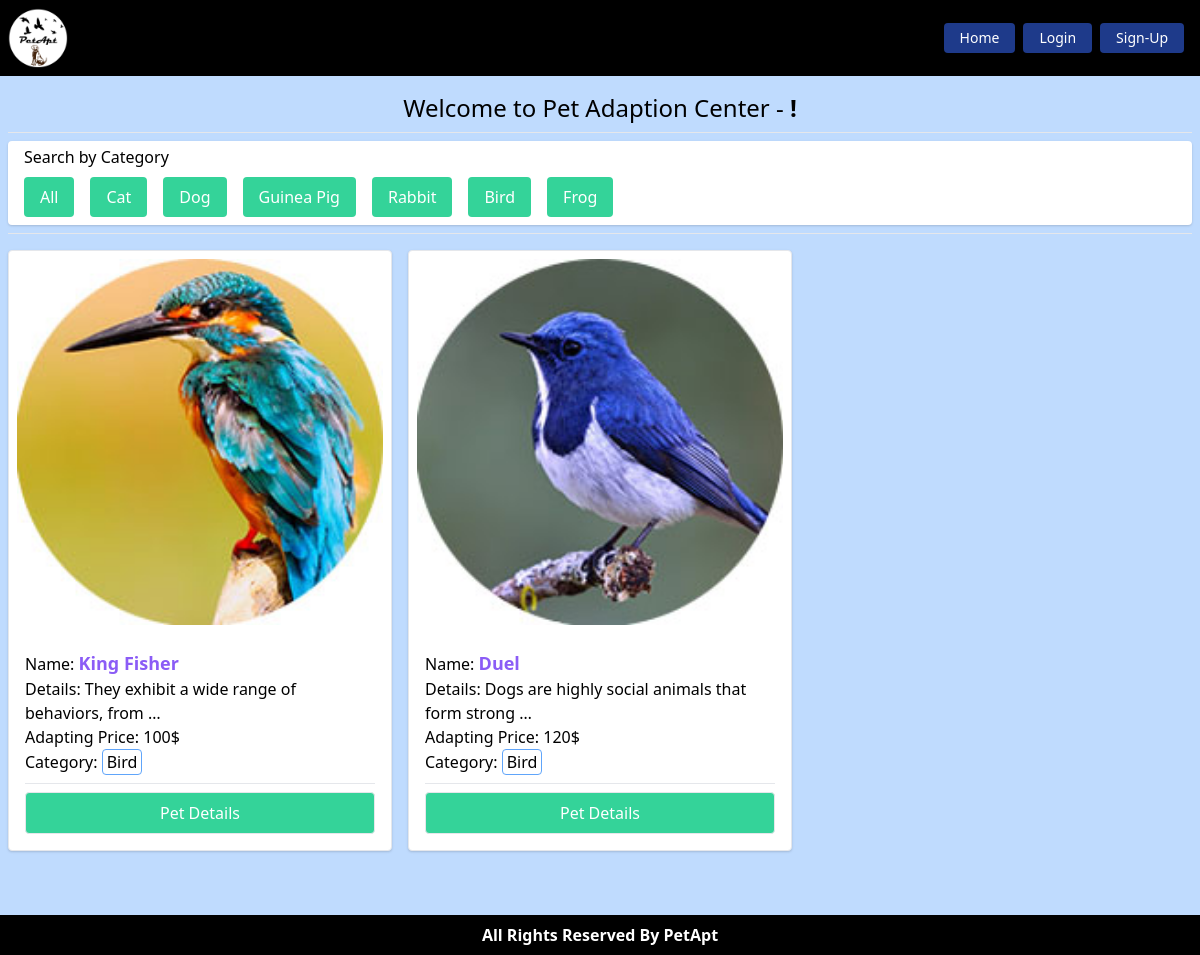
/category/bird/, run on the app's committed database.
### Pets/models.py (models this page shows, shortened)
class PetCategory(models.Model):
    name = models.CharField(max_length=30)
    slug = models.SlugField(max_length=80)
    def __str__(self):
        return self.name

class Pet(models.Model):
    image = models.ImageField(upload_to='pets/media/images/')
    title = models.CharField(max_length = 40)
    description = models.TextField()
    adapt_price = models.IntegerField()
    category = models.ForeignKey(PetCategory, on_delete=models.CASCADE)

### PetApt/views.py (the view)
# urls.py: path('', home, name='home'),
def home(request, category_slug=None):
    pets = models.Pet.objects.all()
    category = models.PetCategory.objects.all()
    if category_slug is not None:
        filterOption = models.PetCategory.objects.get(slug = category_slug)
        pets = models.Pet.objects.filter(category = filterOption)
    return render(request, 'index.html', {'pets': pets, 'category': category})

### templates/index.html
{% extends 'base.html' %}
{% block content %}
<h2 class="text-2xl text-center">Welcome to Pet Adaption Center - <strong>{{request.user.first_name}} !</strong></h2>
<hr class="my-2">
<div class="bg-white px-4 rounded pt-1 shadow">
    <p>Search by Category</p>
    <ul class="flex flex-wrap">
        <li><a href="{% url 'home' %}" class="bg-green-400 block p-2 px-4 ml-0 text-white rounded m-2">All</a></li>
        {% for item in category %}
        <li>
            <a href="{% url 'filterpet' item.slug %}" class="bg-green-400 block p-2 px-4 text-white rounded m-2">
                {{item}}
            </a>
        </li>
        {% endfor %}
    </ul>
</div>
<hr class="my-2">
<div class="pt-2 grid md:grid-cols-2 lg:grid-cols-3 grid-cols-1 xl:grid-cols-4 gap-4">
    {% for pet in pets %}
    <div class="pet-card border bg-white shadow rounded">
        <div class="p-2">
            <img src={{pet.image.url}} alt="pet" class="w-full">
        </div>
        <div class="p-4">
            <p>Name: <span class="text-lg font-bold text-purple-500">{{pet.title}}</span></p>
            <p>Details: {{pet.description | truncatewords:8}}</p>
            <p>Adapting Price: {{pet.adapt_price}}$</p>
            <p>Category: <span class="rounded border inline-block px-1 border-blue-400">{{pet.category}}</span> </p>
            <hr class="my-2">
            <a href="{% url 'petDetails' pet.id %}"
                class="rounded w-full text-center text-white hover:bg-green-500 border bg-green-400 px-6 py-2 inline-block">
                Pet Details
            </a>
        </div>
    </div>
    {% endfor %}
</div>
<br>
{% endblock %}

### data on the page
PetCategory: name "Cat"
PetCategory: name "Dog"
PetCategory: name "Guinea Pig"
PetCategory: name "Rabbit"
PetCategory: name "Bird"
PetCategory: name "Frog"
Pet: image (picture), title "King Fisher", description "They exhibit a wide range of behaviors, from …", adapt_price "100", category "Bird"
Pet: image (picture), title "Duel", description "Dogs are highly social animals that form strong …", adapt_price "120", category "Bird"
